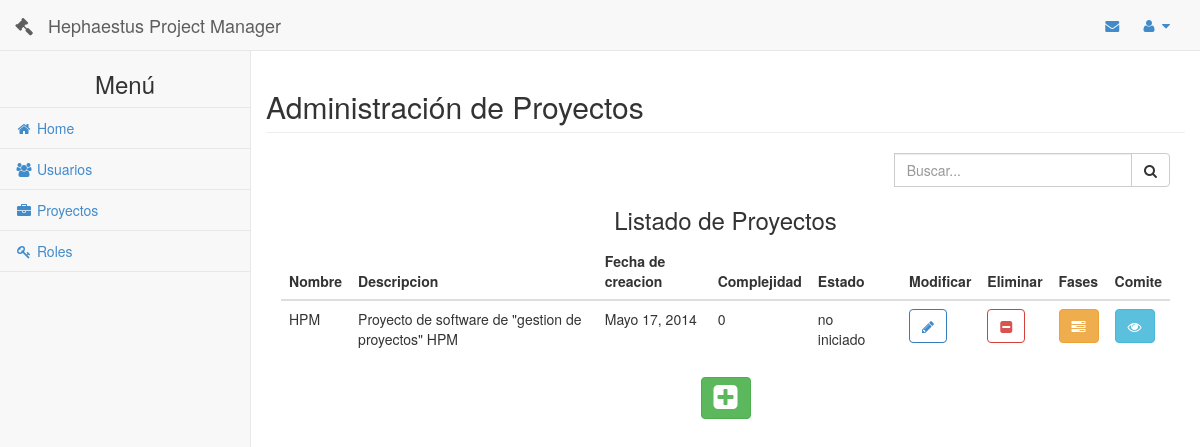
The app's page /proyectos/ (signed in) with its own data.
### principal/models.py (models this page shows, shortened)
class Proyecto(models.Model):
    class Meta:
        verbose_name = 'Proyecto'
        verbose_name_plural = 'Proyectos'
    nombre = models.CharField(unique = True, max_length=50)
    descripcion = models.CharField(max_length=250)
    fecha_creacion = models.DateField()
    complejidad_total = models.IntegerField(default=0)
    estado = models.CharField(max_length=45)

### app_proyecto/views.py (the view)
def indexProyecto(request):
	"""
	Funcion: Panel principal de administracion de proyectos

	@param request: Objeto que se encarga de manejar las peticiones http.
	@return: Si el usuario se encuentra logueado retorna un objeto
		HttpResponse del template proyectos.html renderizado con el contexto
		{'usuario': u, 'lista': lista}. Sino, retorna un objeto
		HttpResponseRedirect hacia '/login'.
	"""
	u = is_logged(request.session)
	if( u ):
		usuarios = Usuario.objects.all()
		if request.method != 'POST' :
			lista = Proyecto.objects.all()
		else:
			lista = Proyecto.objects.filter(nombre__startswith = request.POST['search'])
		return render(request, 'proyectos.html', {'usuario' : u, 'lista' : lista, 'usuarios' : usuarios})
	else :
		return redirect('/login')

### principal/views.py (called while the page is built)
def is_logged(session):
	if( 'usuario' in session ):
		user =  Usuario.objects.get(id=session['usuario'])
		u = user.__dict__
		lista_permisos = []
		lista_roles = []
		for r in user.roles.all():
			lista_roles.append(r.nombre)
			for p in r.permisos.all():
				lista_permisos.append(p.nombre)
		u['permisos'] = lista_permisos
		u['roles'] = lista_roles
		if( user.destinatario.filter(estado='no leido') ):
			u['no_leido'] = len(user.destinatario.filter(estado='no leido'))
		return u
	else:
		return False

### app_proyecto/templates/proyectos.html (shortened to what this page needs)
{% include 'header.html' %}
        {% if usuario %}
        <div id="page-wrapper">
            <div class="row">
                <div class="col-lg-12">
                    <div class="row">
                        <h2 class="page-header">Administración de Proyectos</h2>
                    </div>
                    <div class="row">
                        <div class="col-xs-8 col-sm-8 col-md-8 col-lg-8">
                        </div>
                        <div class="col-xs-4 col-sm-4 col-md-4 col-lg-4">
                            <form class="input-group custom-search-form" method="post" action={% url 'proyectos:index' %} >
                                <input type="text" class="form-control" placeholder="Buscar..." name="search" >
                                <span class="input-group-btn">
                                    <button class="btn btn-default" type="submit">
                                        <i class="fa fa-search"></i>
                                    </button>
                                </span>
                            </form>
                        </div>
                    </div>
                        <center>
                            <h3>Listado de Proyectos</h3>
                        </center>
                        <table class="table table-hover">
                            <thead>
                                <tr>
                                    <th>Nombre</th>
                                    <th>Descripcion</th>
                                    <th>Fecha de creacion</th>
                                    <th>Complejidad</th>
                                    <th>Estado</th>
                                    <th></th>
                                    <th>Modificar</th>
                                    <th>Eliminar</th>
                                    <th>Fases</th>
                                    <th>Comite</th>
                                </tr>
                            </thead>
                            <tbody>
                                {% for p in lista %}
                                <tr>
                                    <td>{{p.nombre}}</td>
                                    <td>{{p.descripcion}}</td>
                                    <td>{{p.fecha_creacion}}</td>
                                    <td>{{p.complejidad_total}}</td>
                                    <td>{{p.estado}}</td>
                                    <td></td>
                                    <td>
                                        {% if 'Modificar Proyectos' in usuario.permisos or 'root' in usuario.permisos %}
                                        <a href="#modificar" class="btn btn-primary btn-outline"
                                        onClick="modificarProyecto( '{{p.id}}','{{p.nombre}}','{{p.descripcion}}','{{p.fecha_creacion | date:"d/m/Y" }}','{{p.complejidad_total}}','{{p.estado}}' );"><i class="fa fa-pencil"></i></a>
                                        {% endif %}
                                    </td>
                                    <td>
                                        {% if 'Eliminar Proyectos' in usuario.permisos or 'root' in usuario.permisos %}
                                         <a href="#eliminar" class="btn btn-danger btn-outline" onClick="eliminarProyecto( '{{p.nombre}}', '{% url 'proyectos:eliminar' p.id %}' );"><i class="fa fa-minus-square"></i></a>
                                         {% endif %}
                                    </td>
                                    <td>
                                         <a class="btn btn-warning" href="{% url 'fases:index' p.id %}">
                                            <i class="fa fa-tasks"></i>
                                        </a>
                                    </td>
                                    <td>
                                         <a class="btn btn-info" href="{% url 'comites:index' p.id %}">
                                            <i class="fa fa-eye"></i>
                                        </a>
                                    </td>
                                </tr>
                                {% empty %}
                                    <tr>
                                        No hay resultados
                                    </tr>
                                {% endfor %}
                            </tbody>
                        </table>
                        <center>
                            {% if 'Crear Proyectos' in usuario.permisos or 'root' in usuario.permisos %}
                            <a class="btn btn-success" data-toggle="modal" href='#modal-nuevo'><i class="fa fa-plus-square fa-2x"></i></a>
                            {% endif %}
                        </center>
                </div>
            </div>
        </div>
        {% endif %}
        {% load staticfiles %}
{% include 'footer.html' %}

### static/css/sb-admin.css (style rules this page uses)
body { background-color: #f8f8f8; padding-top: 100px; }
@media (min-width:768px) { body { padding-top: 50px; } }
#page-wrapper { padding: 0 15px; min-height: 568px; background-color: #fff; }
@media (min-width:768px) { #page-wrapper { position: inherit; margin: 0 0 0 250px; padding: 0 30px; min-height: 1300px; border-left: 1px solid #e7e7e7; } }
.btn-outline { color: inherit; background-color: transparent; transition: all .5s; }
.btn-primary.btn-outline { color: #428bca; }
.btn-danger.btn-outline { color: #d9534f; }

### records on screen
Proyecto: nombre "HPM", descripcion "Proyecto de software de \"gestion de proyectos\" HPM", fecha_creacion "Mayo 17, 2014", complejidad_total "0", estado "no iniciado"
